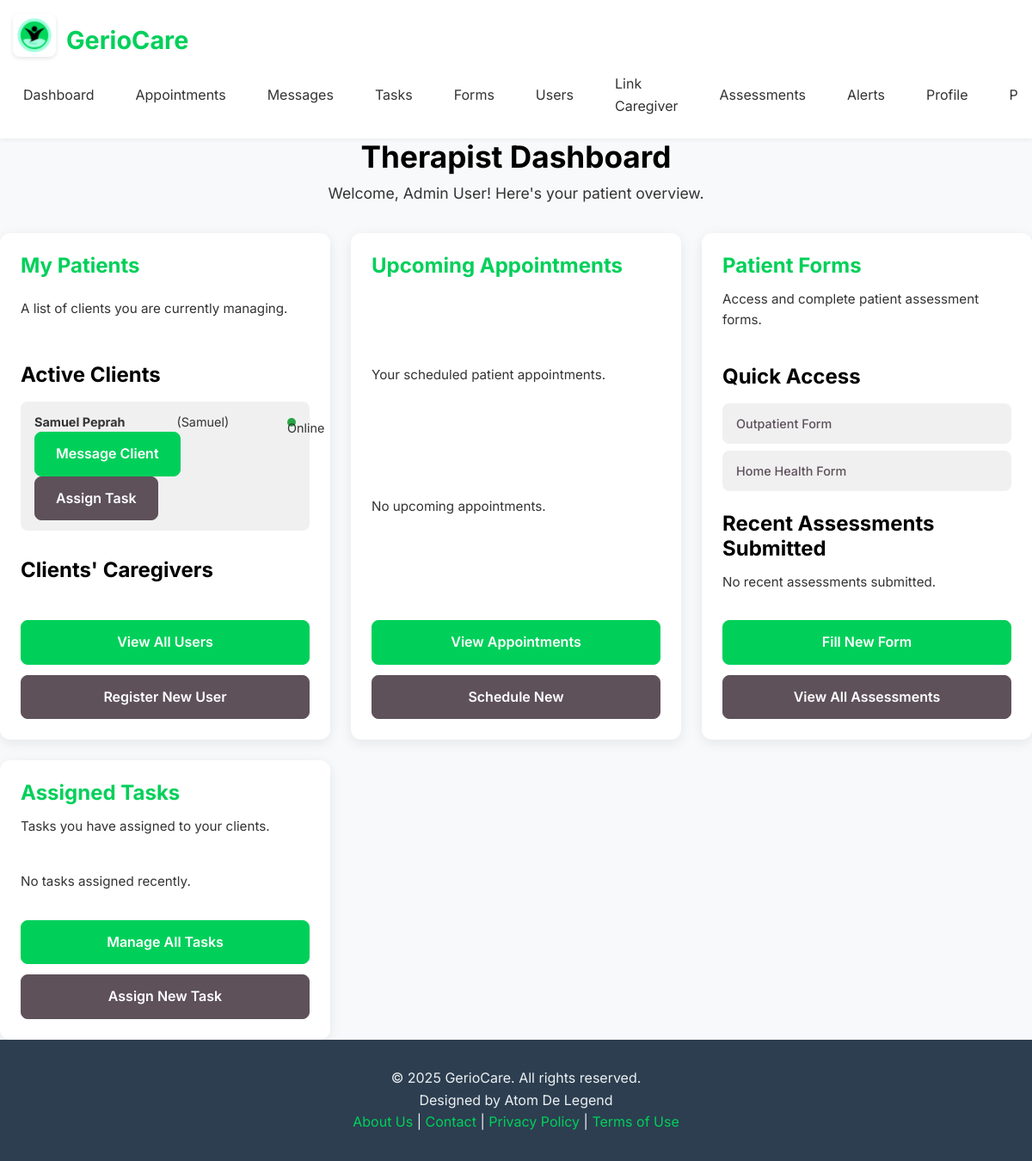
Page /therapist_dashboard (signed in) on the committed database.
### models.py (models this page shows, shortened)
class User(UserMixin, db.Model):
    id = db.Column(db.Integer, primary_key=True)
    username = db.Column(db.String(80), unique=True, nullable=False)
    email = db.Column(db.String(120), unique=True, nullable=False)
    name = db.Column(db.String(120), nullable=False)
    password_hash = db.Column(db.String(128), nullable=False)
    role = db.Column(db.String(20), nullable=False, default='client') # 'admin', 'therapist', 'client', 'caregiver'
    is_online = db.Column(db.Boolean, default=False)
    last_online = db.Column(db.DateTime, default=datetime.utcnow)
    client_appointments = db.relationship('Appointment', foreign_keys='Appointment.client_id', backref='client', lazy=True)
    therapist_appointments = db.relationship('Appointment', foreign_keys='Appointment.therapist_id', backref='therapist', lazy=True)
    sent_messages = db.relationship('UserMessage', foreign_keys='UserMessage.sender_id', backref='sender', lazy=True)
    received_messages = db.relationship('UserMessage', foreign_keys='UserMessage.receiver_id', backref='receiver', lazy=True)
    alerts = db.relationship('Alert', backref='user', lazy=True)
    assigned_tasks = db.relationship('Task', foreign_keys='Task.client_id', backref='client_user', lazy=True)
    created_tasks = db.relationship('Task', foreign_keys='Task.therapist_id', backref='therapist_user', lazy=True)
    client_assessments = db.relationship('PatientAssessment', foreign_keys='PatientAssessment.client_id', backref='assessed_client', lazy=True)
    therapist_assessments = db.relationship('PatientAssessment', foreign_keys='PatientAssessment.therapist_id', backref='assessing_therapist', lazy=True)
    caregivers_of_client = db.relationship(
        'User', secondary=client_caregivers,
        primaryjoin=(client_caregivers.c.client_id == id),
        secondaryjoin=(client_caregivers.c.caregiver_id == id),
        backref=db.backref('clients_managed', lazy='dynamic'),
        lazy='dynamic'
    )
    subscriptions = db.relationship('Subscription', backref='user', lazy=True)

### app.py (the view)
@app.route('/therapist_dashboard')
@login_required
@role_required('therapist', 'admin')
def therapist_dashboard():
    my_clients = User.query.filter_by(role='client').all()
    clients_with_caregivers = []
    for client in my_clients:
        caregivers = client.caregivers_of_client.all() # Fetch linked caregivers for each client
        clients_with_caregivers.append({'client': client, 'caregivers': caregivers})
    now_utc = datetime.utcnow()
    upcoming_appointments = Appointment.query.filter(
        Appointment.therapist_id == current_user.id,
        Appointment.start_time >= now_utc
    ).order_by(Appointment.start_time.asc()).limit(5).all()
    recent_assigned_tasks = Task.query.filter(
        Task.therapist_id == current_user.id
    ).order_by(Task.created_at.desc()).limit(5).all()
    recent_assessments_submitted = PatientAssessment.query.filter(
        PatientAssessment.therapist_id == current_user.id
    ).order_by(PatientAssessment.submitted_at.desc()).limit(5).all()
    return render_template('dashboards/therapist_dashboard.html',
                            my_clients=my_clients, # Keep for general list
                            clients_with_caregivers=clients_with_caregivers, # ADDED: For messaging caregivers
                            upcoming_appointments=upcoming_appointments,
                            recent_assigned_tasks=recent_assigned_tasks,
                            recent_assessments_submitted=recent_assessments_submitted)

### app.py (called while the page is built, shortened)
def has_active_subscription(user):
    if not user.is_authenticated or user.role != 'client':
        return True # Non-clients or unauthenticated users don't need a subscription to proceed

@app.context_processor
def inject_global_data():
    has_sub = False
    if current_user.is_authenticated:
        has_sub = has_active_subscription(current_user)
    return {
        'app_version': app.config.get('APP_VERSION', 'N/A'), # Get from config
        'now': datetime.utcnow(), # Using 'now' for consistency with existing templates
        'unread_alerts_count': Alert.query.filter_by(user_id=current_user.id, is_read=False).count() if current_user.is_authenticated else 0,
        'has_active_subscription_func': has_active_subscription, # Make the function itself available
        'user_has_active_subscription': has_sub # A boolean flag for simpler checks in templates
    }

def login_required(f):
    @wraps(f)
    def decorated_function(*args, **kwargs):
        if not current_user.is_authenticated:
            flash("You need to be logged in to view this page.", "info")
            return redirect(url_for("login"))
        return f(*args, **kwargs)
    return decorated_function

def role_required(*roles):
    def wrapper(fn):
        @wraps(fn)
        def decorated(*args, **kwargs):
            if not current_user.is_authenticated or current_user.role not in roles:
                abort(403) # Forbidden
            return fn(*args, **kwargs)
        return decorated
    return wrapper

@login_manager.user_loader
def load_user(user_id):
    return User.query.get(int(user_id))

### templates/dashboards/therapist_dashboard.html (shortened to what this page needs)
{% extends 'base.html' %}
{% block head_css %}
    <link rel="stylesheet" href="{{ url_for('static', filename='css/dashboards/therapist_dashboard.css') }}">
{% endblock %}
{% block content %}
<div class="dashboard-container">
    <h1 class="dashboard-title">Therapist Dashboard</h1>
    <p class="dashboard-subtitle">Welcome, {{ current_user.name }}! Here's your patient overview.</p>
    <div class="dashboard-grid">
        <div class="dashboard-card my-patients-card">
            <h3 class="card-title">My Patients</h3>
            <p>A list of clients you are currently managing.</p>
            <div class="patient-list mt-3">
                <h4>Active Clients</h4>
                {% if my_clients %}
                    <ul>
                        {% for client in my_clients %}
                            <li>
                                <strong>{{ client.name }}</strong> ({{ client.username }})
                                {% if client.is_online %}
                                    <span class="status-indicator online">Online</span>
                                {% else %}
                                    <span class="status-indicator offline">Offline</span>
                                {% endif %}
                                <a href="{{ url_for('messages', receiver_id=client.id) }}" class="btn btn-primary btn-sm ml-2">Message Client</a>
                                <a href="{{ url_for('tasks') }}?client_id={{ client.id }}" class="btn btn-secondary btn-sm ml-2">Assign Task</a>
                            </li>
                        {% endfor %}
                    </ul>
                {% else %}
                    <p class="text-muted">No clients assigned yet.</p>
                {% endif %}
                <h4 class="mt-4">Clients' Caregivers</h4>
            </div>
            <div class="card-actions mt-3">
                <a href="{{ url_for('users_list') }}" class="btn btn-primary btn-sm">View All Users</a>
                <a href="{{ url_for('register') }}" class="btn btn-secondary btn-sm">Register New User</a>
            </div>
        </div>
        <div class="dashboard-card appointment-card">
            <h3 class="card-title">Upcoming Appointments</h3>
            <p>Your scheduled patient appointments.</p>
            <div class="appointment-list mt-3">
                {% if upcoming_appointments %}
                    <ul>
                        {% for appt in upcoming_appointments %}
                            <li>
                                <strong>{{ appt.client.name }}</strong>
                                <br>
                                <span class="text-muted text-sm">{{ appt.start_time.strftime('%Y-%m-%d %H:%M') }}</span>
                            </li>
                        {% endfor %}
                    </ul>
                {% else %}
                    <p class="text-muted">No upcoming appointments.</p>
                {% endif %}
            </div>
            <div class="card-actions mt-3">
                <a href="{{ url_for('appointments') }}" class="btn btn-primary btn-sm">View Appointments</a>
                <a href="{{ url_for('appointments') }}" class="btn btn-secondary btn-sm">Schedule New</a>
            </div>
        </div>
        <div class="dashboard-card forms-card">
            <h3 class="card-title">Patient Forms</h3>
            <p>Access and complete patient assessment forms.</p>
            <div class="forms-overview mt-3">
                <h4>Quick Access</h4>
                <ul>
                    <li><a href="{{ url_for('outpatient_form') }}">Outpatient Form</a></li>
                    <li><a href="{{ url_for('home_health_form') }}">Home Health Form</a></li>
                </ul>
                <h4 class="mt-3">Recent Assessments Submitted</h4>
                {% if recent_assessments_submitted %}
                    <ul>
                        {% for assessment in recent_assessments_submitted %}
                            <li>
                                <strong>{{ assessment.assessed_client.name }}</strong> ({{ assessment.form_type | replace('_', ' ') | title }})
                                <br>
                                <span class="text-muted text-sm">Submitted: {{ assessment.submitted_at.strftime('%Y-%m-%d') }}</span>
                            </li>
                        {% endfor %}
                    </ul>
                {% else %}
                    <p class="text-muted">No recent assessments submitted.</p>
                {% endif %}
            </div>
            <div class="card-actions mt-3">
                <a href="{{ url_for('forms_selection') }}" class="btn btn-primary btn-sm">Fill New Form</a>
                <a href="{{ url_for('assessments_list') }}" class="btn btn-secondary btn-sm">View All Assessments</a>
            </div>
        </div>
        <div class="dashboard-card tasks-card">
            <h3 class="card-title">Assigned Tasks</h3>
            <p>Tasks you have assigned to your clients.</p>
            <div class="tasks-list mt-3">
                {% if recent_assigned_tasks %}
                    <ul>
                        {% for task in recent_assigned_tasks %}
                            <li>
                                <strong>{{ task.title }}</strong> for <strong>{{ task.client_user.name }}</strong>
                                <br>
                                <span class="text-muted text-sm">Due: {{ task.due_date.strftime('%Y-%m-%d') if task.due_date else 'N/A' }}</span>
                                <span class="status-{{ task.status }} ml-2">{{ task.status | capitalize }}</span>
                            </li>
                        {% endfor %}
                    </ul>
                {% else %}
                    <p class="text-muted">No tasks assigned recently.</p>
                {% endif %}
            </div>
            <div class="card-actions mt-3">
                <a href="{{ url_for('tasks') }}" class="btn btn-primary btn-sm">Manage All Tasks</a>
                <a href="{{ url_for('tasks') }}" class="btn btn-secondary btn-sm">Assign New Task</a>
            </div>
        </div>
    </div>
</div>
{% endblock %}

### static/css/base.css (style rules this page uses)
*, *::before, *::after { box-sizing: border-box; margin: 0; padding: 0; }
html { font-size: 16px; scroll-behavior: smooth; box-sizing: border-box; }
body { font-family: 'Inter', sans-serif; line-height: 1.6; color: var(--color-text-dark); background-color: var(--color-background-light); min-height: 100vh; display: flex; flex-direction: column; }
:root { --color-vibrant-green: #00D05A; --color-light-aqua: #C3F3FF; --color-black: #000000; --color-muted-purple-gray: #5E515A; --color-darker-green: #63B95F; --color-pink-magenta: #DE50AA; --color-primary: var(--color-vibrant-green); --color-secondary: var(--color-muted-purple-gray); --color-accent: var(--color-pink-magenta); --color-background-light: #f8f9fa; --color-background-dark: #2c3e50; --color-text-dark: #333; --color-text-light: #ecf0f1; --color-border: #ced4da; --color-success: #28a745; --color-danger: #dc3545; --color-info: #17a2b8; --color-warning: #ffc107; --color-link: #007bff; --color-primary-light: #E0F7FA; --color-accent-light: #ffebeb; }
h1, h2, h3, h4, h5, h6 { font-family: 'Inter', sans-serif; color: var(--color-black); margin-bottom: 0.5em; line-height: 1.2; }
h1 { font-size: 2.5rem; }
h3 { font-size: 1.75rem; }
h4 { font-size: 1.5rem; }
p { margin-bottom: 1em; }
a { color: var(--color-primary); text-decoration: none; transition: color 0.3s ease; }
.btn { display: inline-flex; padding: 0.75rem 1.5rem; font-size: 1rem; font-weight: 600; text-align: center; white-space: nowrap; vertical-align: middle; cursor: pointer; border: 1px solid transparent; border-radius: 0.5rem; transition: all 0.2s ease-in-out; -webkit-user-select: none; user-select: none; align-items: center; justify-content: center; gap: 0.5rem; }
.btn-primary { color: #fff; background-color: var(--color-primary); border-color: var(--color-primary); }
.btn-secondary { color: #fff; background-color: var(--color-secondary); border-color: var(--color-secondary); }
.mt-3 { margin-top: 1.5rem; }
.mt-4 { margin-top: 2rem; }
.text-muted { color: #6c757d; }

### static/css/dashboards/therapist_dashboard.css (style rules this page uses)
.dashboard-title { font-size: 2.2rem; color: var(--color-black); text-align: center; margin-bottom: 0.5rem; }
.dashboard-subtitle { font-size: 1.1rem; color: var(--color-text-dark); text-align: center; margin-bottom: 2rem; }
.dashboard-grid { display: grid; gap: 1.5rem; grid-template-columns: 1fr; }
.dashboard-card { background-color: #fff; padding: 1.5rem; border-radius: 0.75rem; box-shadow: 0 4px 15px rgba(0, 0, 0, 0.08); display: flex; flex-direction: column; justify-content: space-between; }
.card-title { font-size: 1.5rem; color: var(--color-primary); margin-bottom: 0.75rem; }
.dashboard-card p { color: var(--color-text-dark); font-size: 0.95rem; margin-bottom: 1rem; }
.card-actions { display: flex; flex-wrap: wrap; gap: 0.75rem; margin-top: 1rem; }
.card-actions .btn { flex-grow: 1; }
.patient-list ul, .appointment-list ul, .forms-overview ul, .tasks-list ul { list-style: none; padding: 0; margin-top: 1rem; }
.patient-list li, .appointment-list li, .forms-overview li, .tasks-list li { background-color: #f0f0f0; padding: 0.75rem 1rem; border-radius: 0.5rem; margin-bottom: 0.5rem; font-size: 0.9rem; color: var(--color-text-dark); display: flex; align-items: center; justify-content: space-between; flex-wrap: wrap; }
.patient-list li:last-child, .appointment-list li:last-child, .forms-overview li:last-child, .tasks-list li:last-child { margin-bottom: 0; }
.patient-list li .status-indicator { display: inline-block; width: 10px; height: 10px; border-radius: 50%; margin-left: 0.5rem; vertical-align: middle; }
.patient-list li .status-indicator.online { background-color: var(--color-success); }
.forms-overview ul li a { color: var(--color-secondary); font-weight: 500; }
@media (min-width: 768px) { .dashboard-grid { grid-template-columns: repeat(2, 1fr); } }
@media (min-width: 992px) { .dashboard-grid { grid-template-columns: repeat(3, 1fr); } }

### rows in the picture
User: name "Admin User"
User: name "Samuel Peprah", username "Samuel", is_online "Online"
